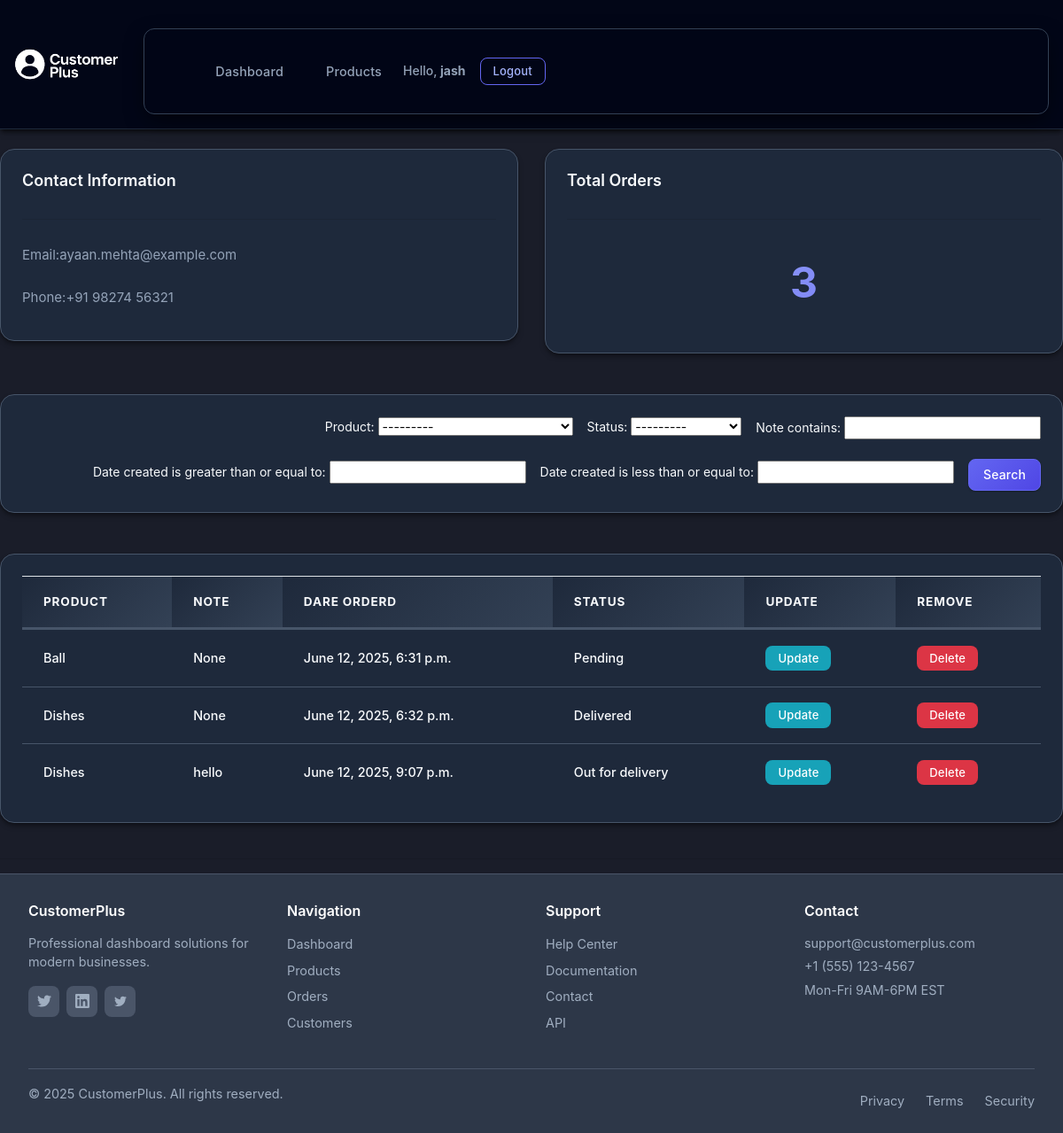
The app's page /customer/1/ (signed in) with its own data.
### account/models.py (models this page shows, shortened)
class Customer(models.Model):
    user = models.OneToOneField(User, null=True, blank=True, on_delete=models.CASCADE)
    name = models.CharField(max_length=200, null=True)
    phone = models.CharField(max_length=200)
    email = models.CharField(max_length=200)
    profile_pic = models.ImageField(default="profile-icon.png",null=True,blank=True)
    date_created = models.DateTimeField(auto_now_add=True, null=True)

class Order(models.Model):
    STATUS = (
        ('Pending', 'Pending'),
        ('Out for delivery', 'Out for delivery'),
        ('Delivered', 'Delivered'),
    )
    customer = models.ForeignKey(Customer, null=True, on_delete=models.SET_NULL)
    product = models.ForeignKey(Product, null=True, on_delete=models.SET_NULL)
    date_created = models.DateTimeField(auto_now_add=True, null=True)
    status = models.CharField(max_length=200, choices=STATUS, null=True)
    note = models.CharField(max_length=1000, null=True)

class Product(models.Model):
    CATEGORY = (
        ('Indoor', 'Indoor'),
        ('Outdoor', 'Outdoor'),
    )
    name = models.CharField(max_length=200, null=True)
    price = models.FloatField(null=True)
    category = models.CharField(max_length=200, choices=CATEGORY, null=True)
    description = models.CharField(max_length=200, null=True, blank=True)
    date_created = models.DateTimeField(auto_now_add=True, null=True)
    tags = models.ManyToManyField(Tag)
    def __str__(self):
        return self.name

### account/decorators.py (the view)
        def wrapper_func(request, *args, **kwargs):
            if request.user.groups.exists():
                user_groups = [group.name for group in request.user.groups.all()]
                if any(group in allowed_roles for group in user_groups):
                    return view_func(request, *args, **kwargs)
            return HttpResponse("You are not authorized to view this page.")

### account/views.py (called while the page is built)
@login_required(login_url='login')
@allowed_users(allowed_roles=['admin'])
def customer(request, pk):
    customer = Customer.objects.get(id=pk)
    orders = customer.order_set.all()
    myFilter = OrderFilter(request.GET, queryset=orders)
    filtered_orders = myFilter.qs
    context = {
        'customer': customer,
        'orders': filtered_orders,
        'order_count': filtered_orders.count(),
        'myFilters': myFilter,
    }
    return render(request, 'accounts/customer.html', context)

### account/templates/accounts/customer.html
{% extends 'accounts/main.html' %}
{% block content%}
<br>
<div class="row">
     <div class="col-md">
        <div class="card card-body">
            <h5>Contact Information</h5>
            <hr>
            <p>Email:{{customer.email}}</p>
            <p>Phone:{{customer.phone}}</p>
        </div>
    </div>
     <div class="col-md">
        <div class="card card-body">
            <h5>Total Orders</h5>
            <hr>
            <h1 style="text-align: center; padding: 10px">{{order_count}}</h1>
        </div>
    </div>
</div>
<br>
<div class="row">
    <div class="col">
        <div class="card card-body">
            <form method="get">
                {{myFilters.form}}
                <button class="btn btn-primary" type="submit">Search</button>
            </form>
        </div>
    </div>
</div>
<br>
<div class="row">
     <div class="col-md">
        <div class="card card-body">
            <table class="table table-sm">
                <tr>
                    <th>Product</th>
                    <th>Note</th>
                    <th>Dare Orderd</th>
                    <th>Status</th>
                    <th>Update</th>
                    <th>Remove</th>
                </tr>
                {%for order in orders%}
                <tr>
                    <td>{{order.product}}</td>
                    <td>{{order.note}}</td>
                    <td>{{order.date_created}}</td>
                    <td>{{order.status}}</td>
                    <td> <a class="btn btn-sm btn-info" href="{% url 'Update_order' order.id %}">Update</a></td>
                    <td> <a class="btn btn-sm btn-danger" href="{% url 'Delete_order' order.id %}">Delete</a></td>
                </tr>
                {%endfor%}
            </table>
        </div>
     </div>
</div>
{% endblock %}

### account/templates/accounts/navbar.html (shortened to what this page needs)
{% load static %}
<nav class="navbar navbar-expand-lg">
  <div class="container-fluid">
    <a class="navbar-brand d-flex align-items-center" href="{% url 'home' %}">
      <img src="{% static 'images/customerpluslogo.png' %}" alt="CustomerPlus"
           style="height: 40px; width: auto; margin-right: 12px;">
    </a>
    <div class="collapse navbar-collapse" id="navbarNav">
      <ul class="navbar-nav me-auto">
        {%if request.user.is_staff %}
        <li class="nav-item {% if request.resolver_match.url_name == 'home' %}active{% endif %}">
          <a class="nav-link" href="{% url 'home' %}">Dashboard</a>
        </li>
        <li class="nav-item {% if request.resolver_match.url_name == 'product' %}active{% endif %}">
          <a class="nav-link" href="{% url 'product' %}">Products</a>
        </li>
        {% endif %}
      </ul>
      <div class="d-flex align-items-center">
        <span class="text-white me-3 d-none d-lg-inline">
          Hello, <strong>{{ request.user }}</strong>
        </span>
        <a class="btn btn-outline-info btn-sm" href="{% url 'logout' %}">Logout</a>
      </div>
    </div>
  </div>
</nav>

### account/templates/accounts/footer.html (style rules this page uses)
* { margin: 0; padding: 0; box-sizing: border-box; }
body { font-family: -apple-system, BlinkMacSystemFont, 'Segoe UI', Roboto, sans-serif; background: #1a1d29; color: #ffffff; min-height: 100vh; display: flex; flex-direction: column; }

### records on screen
Customer: email "ayaan.mehta@example.com", phone "+91 98274 56321"
Order: product "Ball", note "None", date_created "June 12, 2025, 6:31 p.m.", status "Pending"
Order: product "Dishes", note "None", date_created "June 12, 2025, 6:32 p.m.", status "Delivered"
Order: product "Dishes", note "hello", date_created "June 12, 2025, 9:07 p.m.", status "Out for delivery"

### other values on screen
{{ request.user }} "jash"
{{ order_count }} "3"
